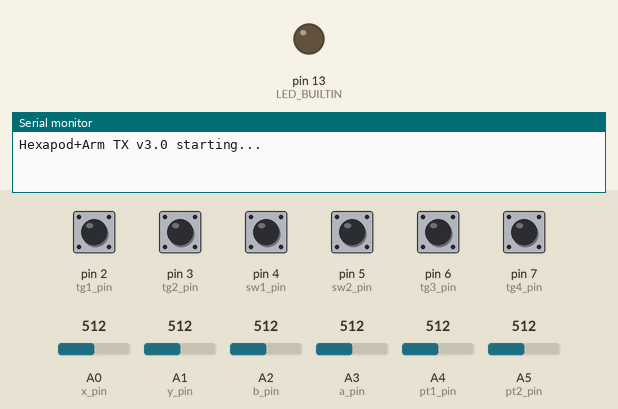
A sketch run on a simulated Arduino Uno, built with avr-gcc and run on an emulated ATmega328P. On the bench: output pins drawn as LEDs (lit = HIGH), the last lines printed to the serial monitor. The inputs (shaded band) are chosen by the test bench; at power-on: pin 2 (tg1_pin), pin 3 (tg2_pin), pin 4 (sw1_pin), pin 5 (sw2_pin), pin 6 (tg3_pin), pin 7 (tg4_pin) HIGH, A0 (x_pin) = 512, A1 (y_pin) = 512, A2 (b_pin) = 512, A3 (a_pin) = 512, A4 (pt1_pin) = 512, A5 (pt2_pin) = 512. No radio packets arrive unless stated.

Above: at 0.1 s.
At 1.3 s:
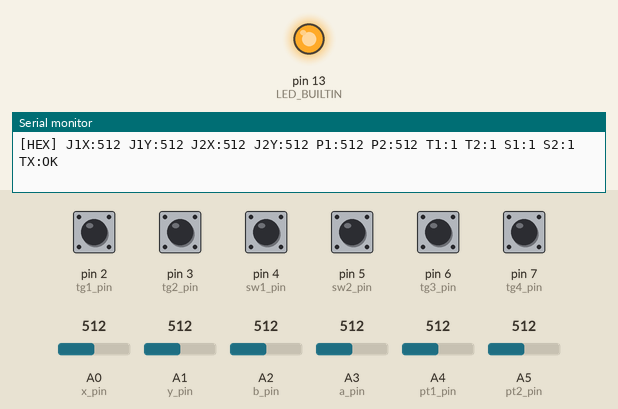
1.4 s: A0 (x_pin) set to 111
4.4 s: A0 (x_pin) set to 89
Timing chart, 0 to 7.4 s (numbered marks = the images above; inputs shaded):
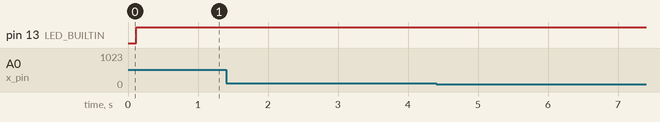

The sketch:

transmitter.ino
```cpp
// ============================================================
//  Hexapod + Arm Transmitter v3.0  —  Arduino Uno
//  Original by Emre Kalem, 04.2025
//  Updated by Divyanshu Kumar, 2026
//
//  WIRING:
//    NRF24L01  CE=9, CSN=10, SCK=13, MOSI=11, MISO=12
//    Joy1      VCC=5V, GND=GND, VRx=A0, VRy=A1
//    Joy2      VCC=5V, GND=GND, VRx=A2, VRy=A3
//    Pot1=A4   Pot2=A5
//    tg1=2     tg2=3   (INPUT_PULLUP) ← toggle switches
//    tg3=6              (INPUT_PULLUP) ← mode toggle
//    tg4=7   (INPUT_PULLUP) ← Pot2 mode toggle: UP=stepHeight DOWN=stepLength
//    sw1=4     sw2=5   (INPUT_PULLUP) ← push buttons
//
//  PACKET MAP — int message[12]:
//  ┌───────┬──────────────┬──────────────────────────────────────────────┐
//  │ Index │ Source       │ Hexapod mode          / Arm mode             │
//  ├───────┼──────────────┼──────────────────────────────────────────────┤
//  │  [0]  │ Joy1-X (A0)  │ Forward / Backward    / Shoulder up/down     │
//  │  [1]  │ Joy1-Y (A1)  │ Rotate L/R            / Wrist rotation L/R   │
//  │  [2]  │ Joy2-X (A3)  │ Strafe L/R            / Elbow bend/extend    │
//  │  [3]  │ Joy2-Y (A2)  │ Body height           / Base rotation (pan)  │
//  │  [4]  │ Pot1   (A4)  │ Walk speed            / Wrist tilt absolute  │
//  │  [5]  │ Pot2   (A5)  │ Step height           / Gripper open/close   │
//  │  [6]  │ TG1    (D2)  │ Auto-patrol ON/OFF    / Arm wave ON/OFF      │
//  │  [7]  │ TG2    (D3)  │ Demo gait ON/OFF      / Pick-place macro     │
//  │  [8]  │ SW1    (D4)  │ E-STOP (press=stop)   / Arm home (press)     │
//  │  [9]  │ SW2    (D5)  │ Sit/stand toggle      / Gripper full open    │
//  │ [10]  │ TG3    (D6)  │ Mode: 1=Hexapod, 0=Arm (same both modes)     │
//  │ [11]  │ TG4    (D7)  │ 1=Pot2 is stepHeight, 0=Pot2 is stepLength   │
//  └───────┴──────────────┴──────────────────────────────────────────────┘
//
//  NOTE: Mega v4.0 interprets all axes relative to TG3 mode.
//        The transmitter sends raw values always — Mega decides.
// ============================================================

#include <SPI.h>
#include "nRF24L01.h"
#include "RF24.h"

// ── Analog pins ──────────────────────────────────────────────
const int x_pin   = A0;   // Joy1 X  [0]
const int y_pin   = A1;   // Joy1 Y  [1]
const int a_pin   = A3;   // Joy2 X  [2]
const int b_pin   = A2;   // Joy2 Y  [3]
const int pt1_pin = A4;   // Pot1    [4]
const int pt2_pin = A5;   // Pot2    [5]


// ── Digital pins ─────────────────────────────────────────────
const int tg1_pin = 2;    // Toggle1  [6]
const int tg2_pin = 3;    // Toggle2  [7]
const int sw1_pin = 4;    // SW1      [8]
const int sw2_pin = 5;    // SW2      [9]
const int tg3_pin = 6;    // Toggle3  [10] — Mode select
const int tg4_pin = 7;    // Toggle4  [11] — Pot2 mode: 0=stepHeight 1=stepLength

// ── NRF24L01 ─────────────────────────────────────────────────
RF24 transmitter(9, 10);
const uint64_t PIPE = 0xE8E8F0F0E1LL;

int message[12];

// ── Joystick center calibration ──────────────────────────────
int joy1_x_center = 512;
int joy1_y_center = 512;
int joy2_x_center = 512;
int joy2_y_center = 512;

float smooth_x = 512;
float smooth_y = 512;
float smooth_a = 512;
float smooth_b = 512;

// ─────────────────────────────────────────────────────────────
void setup() {
  pinMode(tg1_pin, INPUT_PULLUP);
  pinMode(tg2_pin, INPUT_PULLUP);
  pinMode(tg3_pin, INPUT_PULLUP);
  pinMode(tg4_pin, INPUT_PULLUP);
  pinMode(sw1_pin, INPUT_PULLUP);
  pinMode(sw2_pin, INPUT_PULLUP);
  pinMode(LED_BUILTIN, OUTPUT);

  Serial.begin(115200);
  Serial.println(F("Hexapod+Arm TX v3.0 starting..."));

  transmitter.begin();
  transmitter.setPALevel(RF24_PA_MIN);
  transmitter.setDataRate(RF24_250KBPS);
  transmitter.setRetries(5, 15);
  transmitter.openWritingPipe(PIPE);
  transmitter.stopListening();

  // ── Calibrate joystick centers at startup ────────────────
  long x0=0, y0=0, a0=0, b0=0;
  for (int i = 0; i < 10; i++) {
    x0 += analogRead(x_pin);
    y0 += analogRead(y_pin);
    a0 += analogRead(a_pin);
    b0 += analogRead(b_pin);
    delay(10);
  }
  joy1_x_center = x0 / 10;
  joy1_y_center = y0 / 10;
  joy2_x_center = a0 / 10;
  joy2_y_center = b0 / 10;

  Serial.print(F("Centers: Joy1X=")); Serial.print(joy1_x_center);
  Serial.print(F(" Joy1Y="));         Serial.print(joy1_y_center);
  Serial.print(F(" Joy2X="));         Serial.print(joy2_x_center);
  Serial.print(F(" Joy2Y="));         Serial.println(joy2_y_center);
  // FIX: corrected comment — PULLUP means LOW=switch closed=Arm, HIGH=open=Hexapod
  Serial.println(F("Ready. TG3 down=Arm, TG3 up=Hexapod"));
}

// ─────────────────────────────────────────────────────────────
void loop() {

  // ── Read mode first (TG3) ────────────────────────────────
  int modeVal = digitalRead(tg3_pin);  // 0=Arm, 1=Hexapod (INPUT_PULLUP)
  message[10] = modeVal;
  message[11] = digitalRead(tg4_pin);  // 0=Pot2→stepLength, 1=Pot2→stepHeight

  // ── Read & smooth all 4 joystick axes ────────────────────
  smooth_x += (analogRead(x_pin) - smooth_x) * 0.2f;
  smooth_y += (analogRead(y_pin) - smooth_y) * 0.2f;
  smooth_a += (analogRead(a_pin) - smooth_a) * 0.2f;
  smooth_b += (analogRead(b_pin) - smooth_b) * 0.2f;

  // ── Re-center & deadzone ─────────────────────────────────

  // [0] Joy1-X
  int val_x = (int)smooth_x - joy1_x_center;
  if (abs(val_x) < 20) val_x = 0;

  message[0] = constrain(val_x + 512, 0, 1023);

  // [1] Joy1-Y
  int val_y = (int)smooth_y - joy1_y_center;
  if (abs(val_y) < 20) val_y = 0;
  message[1] = constrain(val_y + 512, 0, 1023);

  // [2] Joy2-X
  int val_a = (int)smooth_a - joy2_x_center;
  if (abs(val_a) < 20) val_a = 0;
  message[2] = constrain(val_a + 512, 0, 1023);

  // [3] Joy2-Y
  int val_b = (int)smooth_b - joy2_y_center;
  if (abs(val_b) < 20) val_b = 0;
  message[3] = constrain(val_b + 512, 0, 1023);

  // [4] Pot1 — walk speed (hex) / wrist tilt (arm)
  message[4] = analogRead(pt1_pin);

  // [5] Pot2 — step height (hex) / gripper (arm)
  message[5] = analogRead(pt2_pin);

  // [6] TG1 — auto-patrol (hex) / arm wave (arm)
  message[6] = digitalRead(tg1_pin);

  // [7] TG2 — demo gait (hex) / pick-place macro (arm)
  message[7] = digitalRead(tg2_pin);

  // [8] SW1 — E-STOP (hex) / arm home (arm)
  message[8] = digitalRead(sw1_pin);

  // [9] SW2 — sit/stand (hex) / gripper full open (arm)
  message[9] = digitalRead(sw2_pin);

  // ── E-STOP: freeze motion axes if SW1 pressed in hex mode
  // In arm mode SW1 = arm home, so Mega handles it — don't zero here
  if (message[8] == 0 && message[10] == 1) {  // pressed + hexapod mode
    message[0] = 512;  // fwd/back  → center
    message[1] = 512;  // rotate    → center
    message[2] = 512;  // strafe    → center
    message[3] = 512;  // height    → center
    message[4] = 512;  // speed     → center
    // FIX: was 0 (minimum step height) — changed to 512 (safe center)
    // to avoid IK singularity if this packet slips through RX E-STOP check
    message[5] = 512;  // step ht   → center / safe
  }

  // ── Transmit ─────────────────────────────────────────────
  bool ok = transmitter.write(message, sizeof(message));
  digitalWrite(LED_BUILTIN, ok ? HIGH : LOW);

  // ── Serial debug ─────────────────────────────────────────
  const char* modeStr = (message[10] == 0) ? "ARM" : "HEX";
  Serial.print(F("["));    Serial.print(modeStr);
  Serial.print(F("] J1X:")); Serial.print(message[0]);
  Serial.print(F(" J1Y:")); Serial.print(message[1]);
  Serial.print(F(" J2X:")); Serial.print(message[2]);
  Serial.print(F(" J2Y:")); Serial.print(message[3]);
  Serial.print(F(" P1:"));  Serial.print(message[4]);
  Serial.print(F(" P2:"));  Serial.print(message[5]);
  Serial.print(F(" T1:"));  Serial.print(message[6]);
  Serial.print(F(" T2:"));  Serial.print(message[7]);
  Serial.print(F(" S1:"));  Serial.print(message[8]);
  Serial.print(F(" S2:"));  Serial.print(message[9]);
  Serial.print(F(" TX:"));  Serial.println(ok ? F("OK") : F("FAIL"));

  delay(5);
}
```
